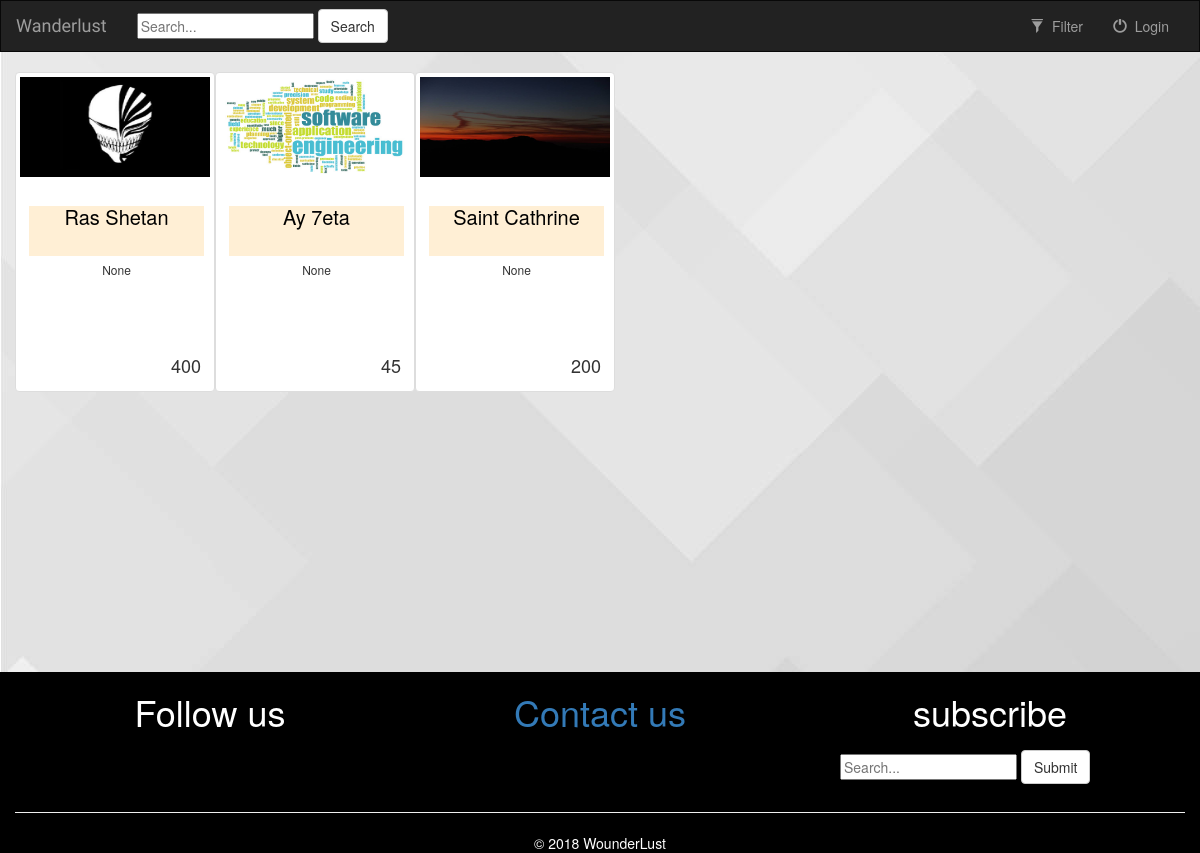
/Wanderlust/, run on the app's committed database.
### trips/models.py (models this page shows, shortened)
class Trip(models.Model):
    name = models.CharField(max_length=250)
    description = models.TextField(max_length=5000, null=True)
    origin = models.CharField(max_length=50, default="Cairo")
    destination = models.CharField(max_length=50)
    departing_date = models.DateField()
    returning_date = models.DateField()
    transportstion = models.CharField(max_length=10, choices=trans_Choices)
    residence = models.CharField(max_length=20, choices=residence_Choices)
    adult_price = models.PositiveSmallIntegerField(default=0)
    kid_price = models.PositiveSmallIntegerField(default=0)
    capacity = models.PositiveSmallIntegerField(default=0)
    trip_image1 = models.FileField(default='', blank=True)
    trip_image2 = models.FileField(default='', blank=True)
    trip_image3 = models.FileField(default='', blank=True)
    def check_time(self):
        date_today = date.today()
        if  date_today <= self.departing_date :
            return True
        else:
            return False

### trips/views.py (the view)
class IndexView(generic.ListView):
    template_name = 'trips/index.html'
    context_object_name = 'all_trips'
    def get_queryset(self):
        query = self.request.GET.get('q')
        if query:
            return Trip.objects.filter(
                Q(name__icontains=query) |
                Q(destination__icontains=query)
            )
        else:
            return Trip.objects.all()

### trips/templates/trips/index.html
{%  extends 'trips/base.html' %}
{%  block body %}
<div class="albums-container container-fluid" style="height:400px">
    <div class="row "  >
            {% for trip in all_trips %}
                                {%  if trip.check_time %}
                <div class="col-sm-4 col-lg-2">
                    <div class="thumbnail" style="width: 200px ; height: 320px;">
                        <a href="{% url 'trips:detail' trip.id %}">
                            <img style="width: 200px ; height: 100px;" src="{{ trip.trip_image1.url }}" class="img-responsive">
                        </a>
                        <div class="caption">
                            <div class="caption-title" style="width: 175px ; height: 50px;">
                                <h2 style="font-size: 20px">{{ trip.name }}</h2> </div>
                  <div class="caption-desc" style="width: 175px ; height: 85px; overflow: auto; ">
                                <p style="font-size: 12px">{{ trip.description }}</p>
                            </div>
                            <div class="caption-prince" id="caption-price-id">
                                <h4 style="text-align: right ;"> {{ trip.adult_price }}</h4>
                            </div>
</div>
        </div>
        </div>
                {% endif %}
          {%  endfor %}
    </div>
    </div>
{%  endblock %}

### trips/templates/trips/base.html (shortened to what this page needs)
<!DOCTYPE html>
<html lang="en">
<head>
{% load widget_tweaks %}
{% load static %}
{%  load staticfiles %}
    <link rel="stylesheet" href="https://maxcdn.bootstrapcdn.com/bootstrap/3.3.6/css/bootstrap.min.css">
    <link rel="stylesheet" type="text/css" href="{% static 'trips/style.css' %}"/>
    <link rel="stylesheet" type="text/css" href="{% static 'trips/main.css' %}"/>
    <link rel="stylesheet" href="https://cdn.jsdelivr.net/simplemde/latest/simplemde.min.css">
  <link rel="stylesheet" href="https://maxcdn.bootstrapcdn.com/bootstrap/3.3.7/css/bootstrap.min.css">
</head>
<body style=" display:block ; text-align:center ;overflow: scroll;">
    <nav class="navbar navbar-inverse" style="border-radius: 0">
    <div class="container-fluid">
        <div class="navbar-header">
          <a class="navbar-brand" style="font-family: 'Satisfy', cursive "  href="{% url 'trips:index' %}">Wanderlust</a>
        </div>
        <div class = "collapse navbar-collapse" id="topNavBar">
            <form class="navbar-form navbar-left" role="search" method="get" action="#">
                <div class="form-group"> <input class="searchfield"  name="q" type="text" value="{{ request.GET.q }}" placeholder="Search..."/> </div>
                <button type="submit" class="btn btn-default">Search</button>
            </form>
            <ul class="nav navbar-nav navbar-right" >
                <li class="">
                    <a href="{% url 'trips:filter' %}"><span class="glyphicon glyphicon-filter" aria-hidden="true"></span>&nbsp; Filter </a>
                </li>
                {%  if user.is_active %}
                <li>
                <a class="" href="{% url 'trips:my_account' %}">My account</a>
                </li>
                <li class="">
                    <a href="{% url 'trips:logout' %}"><span class="glyphicon glyphicon-off" aria-hidden="true"></span>&nbsp; {{ user.username }} : Log out </a>
                </li>
                {% else %}
                 <li class="">
                    <a href="{% url 'trips:login' %}"><span class="glyphicon glyphicon-off" aria-hidden="true"></span>&nbsp; Login </a>
                </li>
                {% endif %}
            </ul>
        </div>
    </div>
</nav>
{%  block body %}
{%  endblock %}
<footer style="background-color:black;
    width: 100%;
    height: 15%;
    right: 0;
    bottom: 0;
    left: 0;
    color: white;
    clear: both;
margin-top: 200px; ">
<div class="container-fluid">
    <div class="container" >
        <div class="row">
<div class="col-lg-4" style="">
    <h1>Follow us</h1>
</div>
<div class="col-lg-4">
   <h1><a>Contact us</a></h1>
</div>
<div class="col-lg-4">
    <h1> subscribe</h1>
  <div class = "collapse navbar-collapse" id="topNavBar">
            <form class="navbar-form navbar-left" role="search" method="get" action="#">
                <div class="form-group"> <input class="searchfield"  name="q" type="text" value="{{ request.GET.q }}" placeholder="Search..."/> </div>
                <button type="submit" class="btn btn-default">Submit</button>
            </form>
</div>
        </div>
        <div class="row text-center copyright">
<div class="col-sm-12">
    <hr>
    © 2018 WounderLust
</div>
        </div>
    </div>
</div>
</div>
</footer>
</body>
</html>

### trips/static/trips/style.css (style rules this page uses)
body { background: white url("images/background.jpg"); }
.caption-title { width: 175px ; height: 50px; }
.caption-title { display: block; background-color: papayawhip; color: black; width: 175px; height: 50px; margin: 0px 0px 5px; }
.thumbnail { width: 200px ; height: 350px; }
.thumbnail .caption { padding: 0px 7px; color: #333; }
div.caption-prince { padding-top: 30px; }
#caption-price-id { padding-top: 0px; }

### data on the page
Trip: trip_image1 (picture), name "Ras Shetan", description "None", adult_price "400"
Trip: trip_image1 (picture), name "Ay 7eta", description "None", adult_price "45"
Trip: trip_image1 (picture), name "Saint Cathrine", description "None", adult_price "200"
